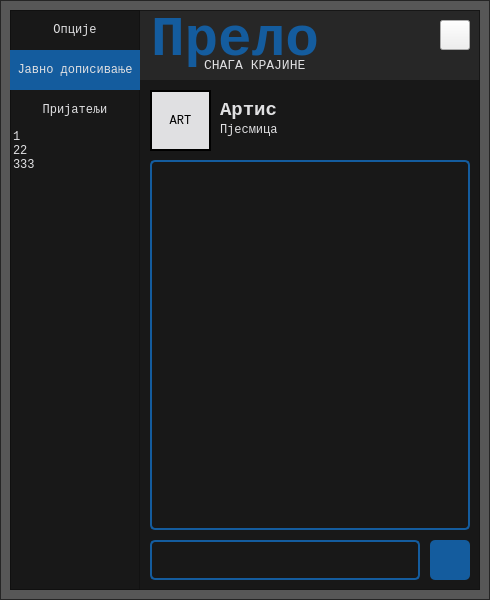
<?xml version="1.0" encoding="UTF-8"?>
<ui version="4.0">
 <class>ChatScreen</class>
 <widget class="QMainWindow" name="ChatScreen">
  <property name="windowModality">
   <enum>Qt::NonModal</enum>
  </property>
  <property name="geometry">
   <rect>
    <x>0</x>
    <y>0</y>
    <width>490</width>
    <height>600</height>
   </rect>
  </property>
  <property name="windowTitle">
   <string>MainWindow</string>
  </property>
  <property name="windowOpacity">
   <double>1.000000000000000</double>
  </property>
  <property name="unifiedTitleAndToolBarOnMac">
   <bool>false</bool>
  </property>
  <widget class="QWidget" name="centralwidget">
   <widget class="QFrame" name="frame_border">
    <property name="geometry">
     <rect>
      <x>0</x>
      <y>0</y>
      <width>490</width>
      <height>600</height>
     </rect>
    </property>
    <property name="styleSheet">
     <string notr="true">QFrame {	
	background-color: rgba(18, 18, 18, 175);
}
QLabel {
	background-color: rgba(0,0,0,0);
}</string>
    </property>
    <property name="frameShape">
     <enum>QFrame::StyledPanel</enum>
    </property>
    <property name="frameShadow">
     <enum>QFrame::Raised</enum>
    </property>
    <widget class="QFrame" name="frame">
     <property name="geometry">
      <rect>
       <x>10</x>
       <y>10</y>
       <width>470</width>
       <height>580</height>
      </rect>
     </property>
     <property name="styleSheet">
      <string notr="true"/>
     </property>
     <property name="frameShape">
      <enum>QFrame::StyledPanel</enum>
     </property>
     <property name="frameShadow">
      <enum>QFrame::Raised</enum>
     </property>
     <widget class="QWidget" name="widget" native="true">
      <property name="geometry">
       <rect>
        <x>0</x>
        <y>0</y>
        <width>470</width>
        <height>580</height>
       </rect>
      </property>
      <property name="styleSheet">
       <string notr="true"/>
      </property>
      <widget class="QLabel" name="app_name">
       <property name="geometry">
        <rect>
         <x>130</x>
         <y>0</y>
         <width>190</width>
         <height>60</height>
        </rect>
       </property>
       <property name="font">
        <font>
         <family>Courier New</family>
         <pointsize>42</pointsize>
         <weight>75</weight>
         <bold>true</bold>
        </font>
       </property>
       <property name="styleSheet">
        <string notr="true">color: rgb(20, 92, 158);</string>
       </property>
       <property name="frameShape">
        <enum>QFrame::NoFrame</enum>
       </property>
       <property name="text">
        <string>Прело</string>
       </property>
       <property name="alignment">
        <set>Qt::AlignCenter</set>
       </property>
      </widget>
      <widget class="QLabel" name="label">
       <property name="geometry">
        <rect>
         <x>194</x>
         <y>35</y>
         <width>110</width>
         <height>40</height>
        </rect>
       </property>
       <property name="font">
        <font>
         <family>Courier New</family>
         <pointsize>10</pointsize>
         <weight>50</weight>
         <bold>false</bold>
        </font>
       </property>
       <property name="styleSheet">
        <string notr="true">color: rgb(224,224,226);</string>
       </property>
       <property name="text">
        <string>СНАГА КРАЈИНЕ</string>
       </property>
       <property name="alignment">
        <set>Qt::AlignLeading|Qt::AlignLeft|Qt::AlignVCenter</set>
       </property>
      </widget>
      <widget class="QPushButton" name="btn_back">
       <property name="geometry">
        <rect>
         <x>430</x>
         <y>10</y>
         <width>30</width>
         <height>30</height>
        </rect>
       </property>
       <property name="styleSheet">
        <string notr="true">QPushButton#btn_back {
	border-image: url(:/menu/images/menu/exit.png);
}
QPushButton#btn_back:hover {
	border-image: url(:/menu/images/menu/hover_exit.png);
}</string>
       </property>
       <property name="text">
        <string/>
       </property>
      </widget>
      <widget class="QFrame" name="frame_left">
       <property name="geometry">
        <rect>
         <x>0</x>
         <y>0</y>
         <width>130</width>
         <height>580</height>
        </rect>
       </property>
       <property name="styleSheet">
        <string notr="true">QPushButton {
	background-color: rgb(20, 92, 158);
	color: rgb(224, 224, 226);
	border: none;
}
QPushButton:hover {
	background-color: rgb(19, 55, 88);
}
QPushButton:pressed {
	background-color: rgb(19, 37, 53);
}</string>
       </property>
       <property name="frameShape">
        <enum>QFrame::StyledPanel</enum>
       </property>
       <property name="frameShadow">
        <enum>QFrame::Raised</enum>
       </property>
       <widget class="QPushButton" name="btn_global">
        <property name="geometry">
         <rect>
          <x>0</x>
          <y>40</y>
          <width>130</width>
          <height>40</height>
         </rect>
        </property>
        <property name="font">
         <font>
          <family>Courier New</family>
          <pointsize>9</pointsize>
          <weight>50</weight>
          <bold>false</bold>
         </font>
        </property>
        <property name="styleSheet">
         <string notr="true"/>
        </property>
        <property name="text">
         <string>Јавно дописивање</string>
        </property>
       </widget>
       <widget class="QLabel" name="options">
        <property name="geometry">
         <rect>
          <x>0</x>
          <y>0</y>
          <width>130</width>
          <height>40</height>
         </rect>
        </property>
        <property name="font">
         <font>
          <family>Courier New</family>
          <pointsize>9</pointsize>
          <weight>50</weight>
          <bold>false</bold>
         </font>
        </property>
        <property name="styleSheet">
         <string notr="true">color: rgb(224, 224, 226);</string>
        </property>
        <property name="text">
         <string>Опције</string>
        </property>
        <property name="alignment">
         <set>Qt::AlignCenter</set>
        </property>
       </widget>
       <widget class="QLabel" name="friends">
        <property name="geometry">
         <rect>
          <x>0</x>
          <y>80</y>
          <width>130</width>
          <height>40</height>
         </rect>
        </property>
        <property name="font">
         <font>
          <family>Courier New</family>
          <pointsize>9</pointsize>
          <weight>50</weight>
          <bold>false</bold>
         </font>
        </property>
        <property name="styleSheet">
         <string notr="true">color: rgb(224, 224, 226);</string>
        </property>
        <property name="text">
         <string>Пријатељи</string>
        </property>
        <property name="alignment">
         <set>Qt::AlignCenter</set>
        </property>
       </widget>
       <widget class="QListWidget" name="list_friends">
        <property name="geometry">
         <rect>
          <x>0</x>
          <y>120</y>
          <width>130</width>
          <height>451</height>
         </rect>
        </property>
        <property name="font">
         <font>
          <family>Courier New</family>
         </font>
        </property>
        <property name="styleSheet">
         <string notr="true">QListWidget#list_friends {
	color: rgb(224,224,226);
	background-color:rgba(0,0,0,0);
	border-radius: 0px;
}
QListWidget::item:hover {
	background-color: rgb(20,92,158);
}
QListWidget::item:selected {
	background-color: rgb(19,55,88);
}</string>
        </property>
        <property name="verticalScrollBarPolicy">
         <enum>Qt::ScrollBarAlwaysOff</enum>
        </property>
        <property name="horizontalScrollBarPolicy">
         <enum>Qt::ScrollBarAlwaysOff</enum>
        </property>
        <item>
         <property name="text">
          <string>1</string>
         </property>
        </item>
        <item>
         <property name="text">
          <string>22</string>
         </property>
        </item>
        <item>
         <property name="text">
          <string>333</string>
         </property>
        </item>
       </widget>
      </widget>
      <widget class="QStackedWidget" name="stacked_pages">
       <property name="geometry">
        <rect>
         <x>130</x>
         <y>70</y>
         <width>340</width>
         <height>510</height>
        </rect>
       </property>
       <property name="styleSheet">
        <string notr="true">QLineEdit {
	background-color: rgba(0,0,0,0);
	border-radius: 5px;
	border: 2px solid rgb(20, 92, 158);
	color: rgb(224, 224, 226);
	padding-left: 5px;
}
QPushButton#btn_send, #btn_send_2 {
	background-color: rgb(20, 92, 158);
	color: rgb(224, 224, 226);
	border-radius: 5px;
}
QPushButton#btn_send:hover, #btn_send_2:hover {
	background-color: rgb(19, 55, 88);
}
QPushButton#btn_send:pressed, #btn_send_2:pressed {
	background-color: rgb(19, 37, 53);
}
QListWidget#list_global, #list_friend {
	color: rgb(224,224,226);
	background-color:rgba(0,0,0,0);
	border: 2px solid rgb(20,92,158);
	border-radius: 5px;
}
QListWidget::item:hover {
	background-color: rgb(20,92,158);
}
QListWidget::item:selected {
	background-color: rgb(19,55,88);
}</string>
       </property>
       <property name="currentIndex">
        <number>1</number>
       </property>
       <widget class="QWidget" name="page_global">
        <property name="styleSheet">
         <string notr="true"/>
        </property>
        <widget class="QListWidget" name="list_global">
         <property name="geometry">
          <rect>
           <x>10</x>
           <y>10</y>
           <width>320</width>
           <height>440</height>
          </rect>
         </property>
         <property name="font">
          <font>
           <family>Courier New</family>
          </font>
         </property>
         <property name="styleSheet">
          <string notr="true"/>
         </property>
         <property name="verticalScrollBarPolicy">
          <enum>Qt::ScrollBarAlwaysOff</enum>
         </property>
        </widget>
        <widget class="QPushButton" name="btn_send">
         <property name="geometry">
          <rect>
           <x>290</x>
           <y>460</y>
           <width>40</width>
           <height>40</height>
          </rect>
         </property>
         <property name="font">
          <font>
           <family>Courier New</family>
           <pointsize>9</pointsize>
           <weight>50</weight>
           <bold>false</bold>
          </font>
         </property>
         <property name="styleSheet">
          <string notr="true">QPushButton#btn_send {
	border-image: url(:/icons/images/icons/send.png);
}
QPushButton#btn_send:hover {
	border-image: url(:/icons/images/icons/hover_send.png);
}</string>
         </property>
         <property name="text">
          <string/>
         </property>
        </widget>
        <widget class="QLineEdit" name="input_msg_3">
         <property name="geometry">
          <rect>
           <x>10</x>
           <y>460</y>
           <width>270</width>
           <height>40</height>
          </rect>
         </property>
         <property name="clearButtonEnabled">
          <bool>true</bool>
         </property>
        </widget>
       </widget>
       <widget class="QWidget" name="page_friend">
        <property name="styleSheet">
         <string notr="true">QLabel#label_art {
	border: 2px solid;
	background-color: rgb(224,224,226);
}</string>
        </property>
        <widget class="QPushButton" name="btn_send_2">
         <property name="geometry">
          <rect>
           <x>290</x>
           <y>460</y>
           <width>40</width>
           <height>40</height>
          </rect>
         </property>
         <property name="font">
          <font>
           <family>Courier New</family>
           <pointsize>9</pointsize>
           <weight>50</weight>
           <bold>false</bold>
          </font>
         </property>
         <property name="styleSheet">
          <string notr="true">QPushButton#btn_send_2 {
	border-image: url(:/icons/images/icons/send.png);
}
QPushButton#btn_send_2:hover {
	border-image: url(:/icons/images/icons/hover_send.png);
}</string>
         </property>
         <property name="text">
          <string/>
         </property>
        </widget>
        <widget class="QListWidget" name="list_friend">
         <property name="geometry">
          <rect>
           <x>10</x>
           <y>80</y>
           <width>320</width>
           <height>370</height>
          </rect>
         </property>
         <property name="font">
          <font>
           <family>Courier New</family>
          </font>
         </property>
         <property name="styleSheet">
          <string notr="true"/>
         </property>
         <property name="verticalScrollBarPolicy">
          <enum>Qt::ScrollBarAlwaysOff</enum>
         </property>
        </widget>
        <widget class="QLabel" name="label_art">
         <property name="geometry">
          <rect>
           <x>10</x>
           <y>10</y>
           <width>61</width>
           <height>61</height>
          </rect>
         </property>
         <property name="font">
          <font>
           <family>Courier New</family>
           <pointsize>9</pointsize>
          </font>
         </property>
         <property name="styleSheet">
          <string notr="true"/>
         </property>
         <property name="text">
          <string>ART</string>
         </property>
         <property name="alignment">
          <set>Qt::AlignCenter</set>
         </property>
        </widget>
        <widget class="QLabel" name="label_name">
         <property name="geometry">
          <rect>
           <x>80</x>
           <y>10</y>
           <width>171</width>
           <height>40</height>
          </rect>
         </property>
         <property name="font">
          <font>
           <family>Courier New</family>
           <pointsize>14</pointsize>
           <weight>75</weight>
           <bold>true</bold>
          </font>
         </property>
         <property name="styleSheet">
          <string notr="true">color: rgb(224, 224, 226);</string>
         </property>
         <property name="text">
          <string>Артис</string>
         </property>
         <property name="alignment">
          <set>Qt::AlignLeading|Qt::AlignLeft|Qt::AlignVCenter</set>
         </property>
        </widget>
        <widget class="QLabel" name="label_user">
         <property name="geometry">
          <rect>
           <x>80</x>
           <y>30</y>
           <width>171</width>
           <height>40</height>
          </rect>
         </property>
         <property name="font">
          <font>
           <family>Courier New</family>
           <pointsize>9</pointsize>
           <weight>50</weight>
           <bold>false</bold>
          </font>
         </property>
         <property name="styleSheet">
          <string notr="true">color: rgb(224, 224, 226);</string>
         </property>
         <property name="text">
          <string>Пјесмица</string>
         </property>
         <property name="alignment">
          <set>Qt::AlignLeading|Qt::AlignLeft|Qt::AlignVCenter</set>
         </property>
        </widget>
        <widget class="QLineEdit" name="input_msg_2">
         <property name="geometry">
          <rect>
           <x>10</x>
           <y>460</y>
           <width>270</width>
           <height>40</height>
          </rect>
         </property>
         <property name="clearButtonEnabled">
          <bool>true</bool>
         </property>
        </widget>
       </widget>
      </widget>
     </widget>
    </widget>
    <widget class="QLabel" name="app_bg">
     <property name="geometry">
      <rect>
       <x>0</x>
       <y>0</y>
       <width>490</width>
       <height>600</height>
      </rect>
     </property>
     <property name="styleSheet">
      <string notr="true">border-image: url(:/images/images/welcome_bg.png);</string>
     </property>
     <property name="text">
      <string/>
     </property>
    </widget>
    <zorder>app_bg</zorder>
    <zorder>frame</zorder>
   </widget>
  </widget>
 </widget>
 <resources>
  <include location="../res.qrc"/>
 </resources>
 <connections/>
</ui>
